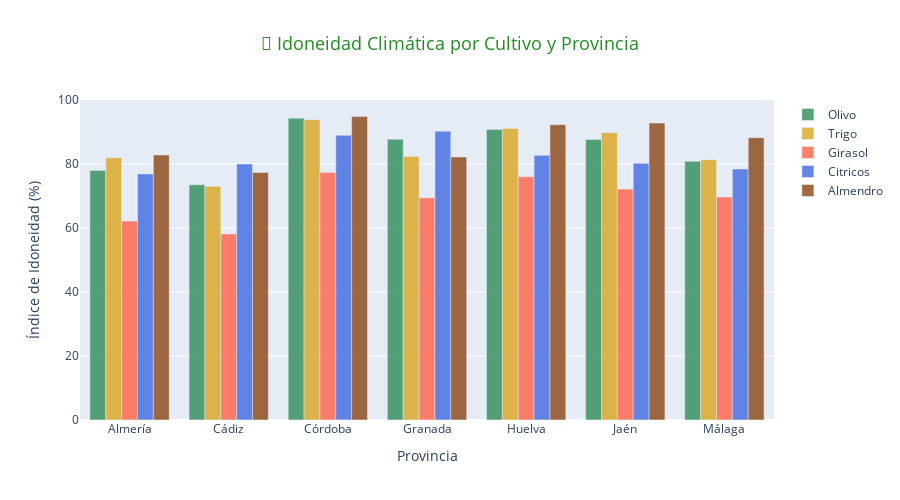

Source (notebook cell):
### Markdown cell above
## 5. 🌾 Análisis Agroclimático Específico

Analizamos el clima desde la perspectiva agrícola, incluyendo índices específicos para diferentes cultivos.

### Code cell
### 5.1 Índices Agroclimáticos y Cultivos Típicos

print("🌱 Calculando índices agroclimáticos para cultivos andaluces...")

# Definir cultivos típicos de Andalucía y sus requerimientos
cultivos_andalucia = {
    'Olivo': {
        'temp_optima_min': 15, 'temp_optima_max': 25,
        'temp_critica_min': -7, 'temp_critica_max': 40,
        'precipitacion_anual': [400, 800],
        'gdd_base': 10, 'gdd_requerido': 1500,
        'estacion_crecimiento': ['Primavera', 'Verano', 'Otoño']
    },
    'Trigo': {
        'temp_optima_min': 10, 'temp_optima_max': 20,
        'temp_critica_min': -5, 'temp_critica_max': 35,
        'precipitacion_anual': [300, 600],
        'gdd_base': 5, 'gdd_requerido': 1200,
        'estacion_crecimiento': ['Invierno', 'Primavera']
    },
    'Girasol': {
        'temp_optima_min': 20, 'temp_optima_max': 30,
        'temp_critica_min': 5, 'temp_critica_max': 40,
        'precipitacion_anual': [400, 700],
        'gdd_base': 10, 'gdd_requerido': 1800,
        'estacion_crecimiento': ['Primavera', 'Verano']
    },
    'Citricos': {
        'temp_optima_min': 15, 'temp_optima_max': 30,
        'temp_critica_min': -2, 'temp_critica_max': 40,
        'precipitacion_anual': [600, 1200],
        'gdd_base': 12, 'gdd_requerido': 2000,
        'estacion_crecimiento': ['Primavera', 'Verano', 'Otoño']
    },
    'Almendro': {
        'temp_optima_min': 15, 'temp_optima_max': 25,
        'temp_critica_min': -8, 'temp_critica_max': 40,
        'precipitacion_anual': [300, 600],
        'gdd_base': 8, 'gdd_requerido': 1600,
        'estacion_crecimiento': ['Primavera', 'Verano']
    }
}

# Calcular índices adicionales
andalucia_df['HELADAS'] = (andalucia_df['TMIN'] <= 0).astype(int)
andalucia_df['DIAS_CALOR'] = (andalucia_df['TMAX'] >= 30).astype(int)
andalucia_df['DIAS_EXTREMO_CALOR'] = (andalucia_df['TMAX'] >= 35).astype(int)
andalucia_df['DIAS_LLUVIA'] = (andalucia_df['PRCP'] > 1.0).astype(int)

# Análisis por cultivo y provincia
print("📊 Evaluando idoneidad por cultivo y provincia...")

resultados_cultivos = {}
datos_anuales_prov = andalucia_df.groupby(['AÑO', 'PROVINCIA']).agg({
    'TEMP_MEDIA': 'mean',
    'TMAX': 'mean',
    'TMIN': 'mean',
    'PRCP': 'sum',
    'GDD_BASE10': 'sum',
    'GDD_BASE5': 'sum',
    'HELADAS': 'sum',
    'DIAS_CALOR': 'sum',
    'DIAS_EXTREMO_CALOR': 'sum',
    'DIAS_LLUVIA': 'sum'
}).reset_index()

for cultivo, reqs in cultivos_andalucia.items():
    print(f"\n🌿 Analizando {cultivo}...")
    
    # Calcular GDD específico para el cultivo
    gdd_col = f'GDD_{cultivo}'
    if reqs['gdd_base'] == 10:
        datos_anuales_prov[gdd_col] = datos_anuales_prov['GDD_BASE10']
    elif reqs['gdd_base'] == 5:
        datos_anuales_prov[gdd_col] = datos_anuales_prov['GDD_BASE5']
    else:
        # Calcular GDD personalizado (simplificado)
        datos_anuales_prov[gdd_col] = np.maximum(0, datos_anuales_prov['TEMP_MEDIA'] - reqs['gdd_base']) * 365
    
    # Evaluar idoneidad
    idoneidad = datos_anuales_prov.copy()
    
    # Puntuación de temperatura (0-100)
    temp_score = np.where(
        (idoneidad['TEMP_MEDIA'] >= reqs['temp_optima_min']) & 
        (idoneidad['TEMP_MEDIA'] <= reqs['temp_optima_max']), 100,
        np.where(
            (idoneidad['TEMP_MEDIA'] >= reqs['temp_critica_min']) & 
            (idoneidad['TEMP_MEDIA'] <= reqs['temp_critica_max']), 50, 0
        )
    )
    
    # Puntuación de precipitación (0-100)
    prcp_score = np.where(
        (idoneidad['PRCP'] >= reqs['precipitacion_anual'][0]) & 
        (idoneidad['PRCP'] <= reqs['precipitacion_anual'][1]), 100,
        np.where(
            (idoneidad['PRCP'] >= reqs['precipitacion_anual'][0] * 0.7) & 
            (idoneidad['PRCP'] <= reqs['precipitacion_anual'][1] * 1.3), 70, 30
        )
    )
    
    # Puntuación de GDD (0-100)
    gdd_score = np.where(
        idoneidad[gdd_col] >= reqs['gdd_requerido'], 100,
        (idoneidad[gdd_col] / reqs['gdd_requerido']) * 100
    )
    
    # Puntuación total
    idoneidad[f'Score_{cultivo}'] = (temp_score + prcp_score + gdd_score) / 3
    
    resultados_cultivos[cultivo] = idoneidad.groupby('PROVINCIA')[f'Score_{cultivo}'].mean()

# Crear visualización de idoneidad por cultivos
print("\n📈 Creando visualización de idoneidad por cultivos...")

fig_cultivos = go.Figure()

provincias = list(resultados_cultivos['Olivo'].index)
x_pos = np.arange(len(provincias))

colors_cultivos = ['#2E8B57', '#DAA520', '#FF6347', '#4169E1', '#8B4513']

for i, (cultivo, scores) in enumerate(resultados_cultivos.items()):
    fig_cultivos.add_trace(go.Bar(
        x=provincias,
        y=scores.values,
        name=cultivo,
        marker_color=colors_cultivos[i % len(colors_cultivos)],
        opacity=0.8,
        hovertemplate=f'{cultivo}<br>Provincia: %{{x}}<br>Idoneidad: %{{y:.1f}}%<extra></extra>'
    ))

fig_cultivos.update_layout(
    title={
        'text': "🌾 Idoneidad Climática por Cultivo y Provincia",
        'x': 0.5,
        'font': {'size': 18, 'color': COLORS_ANDALUCIA['primary']}
    },
    xaxis_title="Provincia",
    yaxis_title="Índice de Idoneidad (%)",
    barmode='group',
    height=500,
    showlegend=True,
    yaxis=dict(range=[0, 100])
)

fig_cultivos.show()

# Resumen estadístico
print("\n📋 Resumen de Idoneidad Climática:")
resumen_df = pd.DataFrame(resultados_cultivos).round(1)
display(resumen_df)

### Figure 1 — Plotly figure (JSON) as saved in the notebook; plotly's stock layout.template omitted (floating-point values rounded to 4 significant figures)
{"data": [{"hovertemplate": "Olivo<br>Provincia: %{x}<br>Idoneidad: %{y:.1f}%<extra></extra>", "marker": {"color": "#2E8B57"}, "name": "Olivo", "opacity": 0.8, "type": "bar", "x": ["Almería", "Cádiz", "Córdoba", "Granada", "Huelva", "Jaén", "Málaga"], "y": [77.99, 73.5, 94.31, 87.74, 90.75, 87.63, 80.86]}, {"hovertemplate": "Trigo<br>Provincia: %{x}<br>Idoneidad: %{y:.1f}%<extra></extra>", "marker": {"color": "#DAA520"}, "name": "Trigo", "opacity": 0.8, "type": "bar", "x": ["Almería", "Cádiz", "Córdoba", "Granada", "Huelva", "Jaén", "Málaga"], "y": [81.95, 73.01, 93.82, 82.38, 91.08, 89.78, 81.34]}, {"hovertemplate": "Girasol<br>Provincia: %{x}<br>Idoneidad: %{y:.1f}%<extra></extra>", "marker": {"color": "#FF6347"}, "name": "Girasol", "opacity": 0.8, "type": "bar", "x": ["Almería", "Cádiz", "Córdoba", "Granada", "Huelva", "Jaén", "Málaga"], "y": [62.18, 58.13, 77.35, 69.43, 76.01, 72.16, 69.72]}, {"hovertemplate": "Citricos<br>Provincia: %{x}<br>Idoneidad: %{y:.1f}%<extra></extra>", "marker": {"color": "#4169E1"}, "name": "Citricos", "opacity": 0.8, "type": "bar", "x": ["Almería", "Cádiz", "Córdoba", "Granada", "Huelva", "Jaén", "Málaga"], "y": [76.9, 80.0, 88.98, 90.25, 82.7, 80.2, 78.41]}, {"hovertemplate": "Almendro<br>Provincia: %{x}<br>Idoneidad: %{y:.1f}%<extra></extra>", "marker": {"color": "#8B4513"}, "name": "Almendro", "opacity": 0.8, "type": "bar", "x": ["Almería", "Cádiz", "Córdoba", "Granada", "Huelva", "Jaén", "Málaga"], "y": [82.82, 77.33, 94.83, 82.2, 92.28, 92.79, 88.24]}], "layout": {"barmode": "group", "height": 500, "showlegend": true, "title": {"font": {"color": "#228B22", "size": 18}, "text": "🌾 Idoneidad Climática por Cultivo y Provincia", "x": 0.5}, "xaxis": {"title": {"text": "Provincia"}}, "yaxis": {"range": [0, 100], "title": {"text": "Índice de Idoneidad (%)"}}}}
